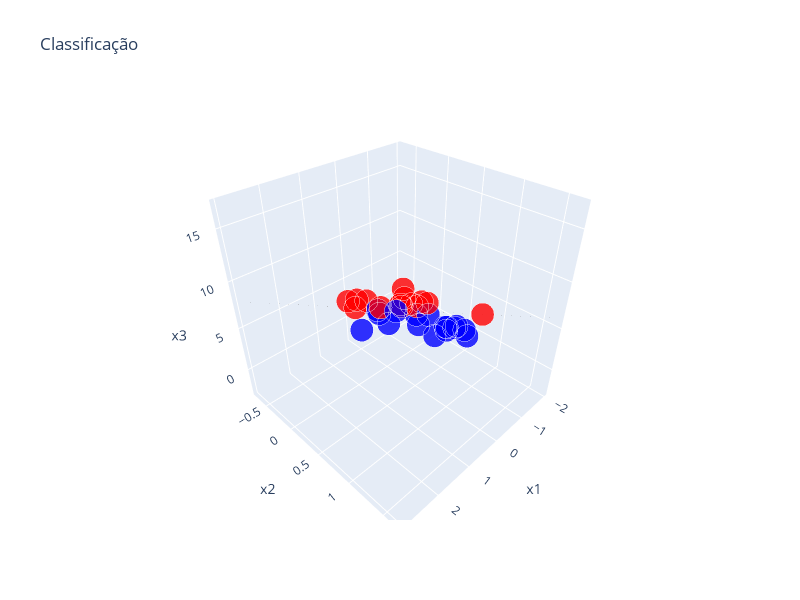

Notebook cell for this chart:
### Code cell
#criar grafico 3d interativo
colors = ['red' if y == -1 else 'blue' for y in yhat]

#criar malha para o hiperplano
x1_range = np.linspace(x[:, 0].min() - 0.5, x[:, 0].max() + 0.5, 20)
x2_range = np.linspace(x[:, 1].min() - 0.5, x[:, 1].max() + 0.5, 20)
x1_grid, x2_grid = np.meshgrid(x1_range, x2_range)

#calcular x3 para o hiperplano: w0*x1 + w1*x2 + w2*x3 + w3*(-1) = 0
#x3 = (w0*x1 + w1*x2 - w3) / (-w2)
x3_grid = (w[0] * x1_grid + w[1] * x2_grid - w[3]) / (-w[2])

fig = go.Figure()

#adicionar o hiperplano
fig.add_trace(go.Surface(
   x=x1_grid,
   y=x2_grid,
   z=x3_grid,
   colorscale='gray',
   opacity=0.3,
   showscale=False,
   name='Hiperplano'
))

#adicionar os pontos
fig.add_trace(go.Scatter3d(
   x=x[:, 0],
   y=x[:, 1],
   z=x[:, 2],
   mode='markers',
   marker=dict(
      size=8,
      color=colors,
      opacity=0.8,
      line=dict(width=1, color='white')
   ),
   name='Amostras'
))

fig.update_layout(
   title='Classificação',
   scene=dict(
      xaxis_title='x1',
      yaxis_title='x2',
      zaxis_title='x3'
   ),
   width=800,
   height=600
)

### Figure 1 — Plotly figure (JSON) as saved in the notebook; plotly's stock layout.template omitted (floating-point values rounded to 4 significant figures; data arrays with more than 128 entries replaced by an {"elided": "..."} marker saying what was removed)
{"data": [{"colorscale": [[0, "rgb(0, 0, 0)"], [0.09091, "rgb(16, 16, 16)"], [0.1818, "rgb(38, 38, 38)"], [0.2727, "rgb(59, 59, 59)"], [0.3636, "rgb(81, 80, 80)"], [0.4545, "rgb(102, 101, 101)"], [0.5455, "rgb(124, 123, 122)"], [0.6364, "rgb(146, 146, 145)"], [0.7273, "rgb(171, 171, 170)"], [0.8182, "rgb(197, 197, 195)"], [0.9091, "rgb(224, 224, 223)"], [1, "rgb(254, 254, 253)"]], "name": "Hiperplano", "opacity": 0.3, "showscale": false, "type": "surface", "x": {"elided": "20x20 float values"}, "y": {"elided": "20x20 float values"}, "z": {"elided": "20x20 float values"}}, {"marker": {"color": ["red", "red", "red", "blue", "blue", "red", "blue", "red", "blue", "blue", "red", "blue", "red", "red", "red", "red", "blue", "blue", "blue", "blue", "red", "blue", "blue", "blue", "blue", "red", "red", "blue", "red", "blue"], "line": {"color": "white", "width": 1}, "opacity": 0.8, "size": 8}, "mode": "markers", "name": "Amostras", "type": "scatter3d", "x": [-0.6508, -1.449, 2.085, 0.2626, 0.6418, 0.2569, 1.115, 0.0914, 0.0121, -0.0429, 0.434, 0.2735, 0.4839, 0.4089, 1.439, -0.9115, 0.3654, 0.2144, 0.2013, 0.6483, -0.1147, -0.797, -1.062, 0.5307, -1.22, 0.3957, -0.1013, 2.448, 2.015, 0.2012], "y": [0.1097, 0.8896, 0.6876, 1.148, 1.023, 0.673, 0.6043, 0.3399, 0.5256, 0.466, 0.687, 1.029, 0.4851, -0.1267, 0.1614, -0.1973, 1.048, 0.7515, 1.001, 0.2183, 0.2242, 0.8795, 0.6366, 0.1285, 0.7777, 0.1076, 0.5989, 0.9455, 0.6192, 0.2611], "z": [4.001, 4.401, 12.07, 7.798, 7.043, 8.326, 7.445, 7.068, 4.632, 5.432, 8.229, 7.193, 7.485, 5.502, 8.584, 2.196, 7.486, 7.17, 6.549, 5.899, 7.244, 3.876, 2.471, 5.688, 1.725, 5.662, 7.181, 11.21, 10.93, 5.463]}], "layout": {"height": 600, "scene": {"xaxis": {"title": {"text": "x1"}}, "yaxis": {"title": {"text": "x2"}}, "zaxis": {"title": {"text": "x3"}}}, "title": {"text": "Classificação"}, "width": 800}}
